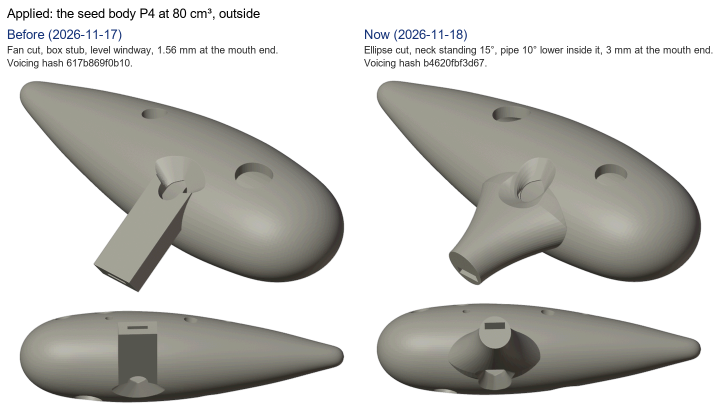
#> input picture Analizes_ocarinas/Decisions_2026-11-18/applied_seed_body_outside.png, 1442 x 840 px, given in place of top.png, which was not available (shown at 1/2 size); the run also reads 1 picture not shown here
$ python sheet_decisions.py applied_seed_body_outside.png
#> lines starting #> are read from the running program, lines starting #| are printed output that depends on the picture
"""One comparison sheet per open decision of 2026-11-18 (notes, "Fingering order switched"; docs/09 section 8).

    python Analizes_ocarinas/Decisions_2026-11-18/sheet_decisions.py            the six option sheets (before the decisions)
    python Analizes_ocarinas/Decisions_2026-11-18/sheet_decisions.py applied    the sheets of what was applied (after them)

The option bodies were built BEFORE the decisions became the rule: their commands in decisions.md name every setting,
and since 2026-11-18 a setting that is not named comes from [voicing_rules], so they no longer rebuild the same body.

All bodies are the seed body P4 at 80 cm3, in the Asian fingering order, labium offset -0.2 mm, built with
tools/geometry_check_variant.py (the commands are in decisions.md). Reads addon_renders/<id>/ (the standard
pictures of a build) and Analizes_ocarinas/Window_cutout/images/outside_<id>_*.png (render_windows.py).
Writes the sheets beside this file. Needs Pillow.
"""
import pathlib

from PIL import Image, ImageDraw, ImageFont

HERE = pathlib.Path(__file__).resolve().parent
ROOT = HERE.parents[1]
REN = ROOT / "addon_renders"
WIN = ROOT / "Analizes_ocarinas" / "Window_cutout" / "images"
INK = (20, 50, 120)
PAD = 14


def font(size):
    try:
        return ImageFont.truetype("arial.ttf", size)
    except OSError:
        return ImageFont.load_default()


F_HEAD, F_CAP = font(26), font(20)


def ren(body, view):
#> called with body = 'P4-80-el-d-p3-m25', view = 'top'
    return Image.open(REN / body / f"{view}.png").convert("RGB")
#> returned value is the input picture: PIL image 1442x840 RGB; mean R, G, B 204, 203.4, 199.9


def fit(im, width):
#> called with width = 760
    return im.resize((width, round(im.height * width / im.width)), Image.LANCZOS)
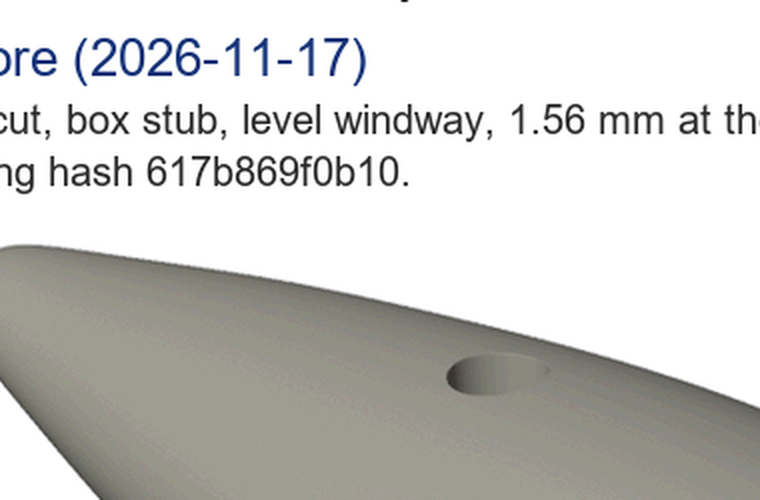
#> returned value: PIL image 760x500 RGB; mean R, G, B 206.5, 206.2, 203.2
#> call 2 of fit, with width = 760
#> in fit (call 2), `return im.resize((width, round(im.height * width / im.width)), Image.L..`:
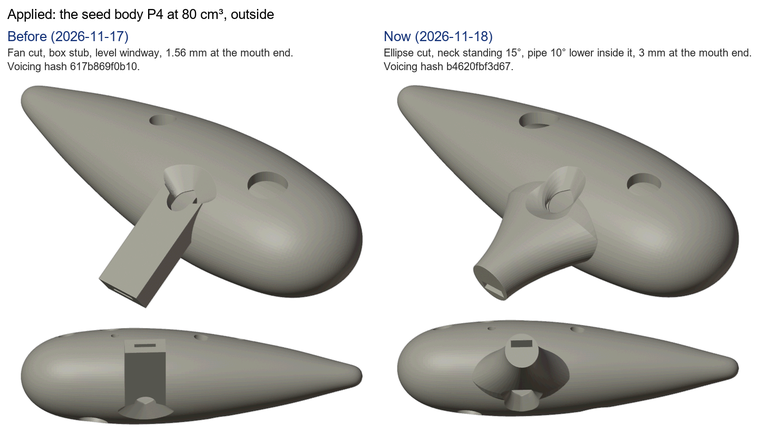
#> returned value: PIL image 760x443 RGB; mean R, G, B 203.8, 203.2, 199.7
#> pass 2 of the loop in main, `for head, body, caps in (`:
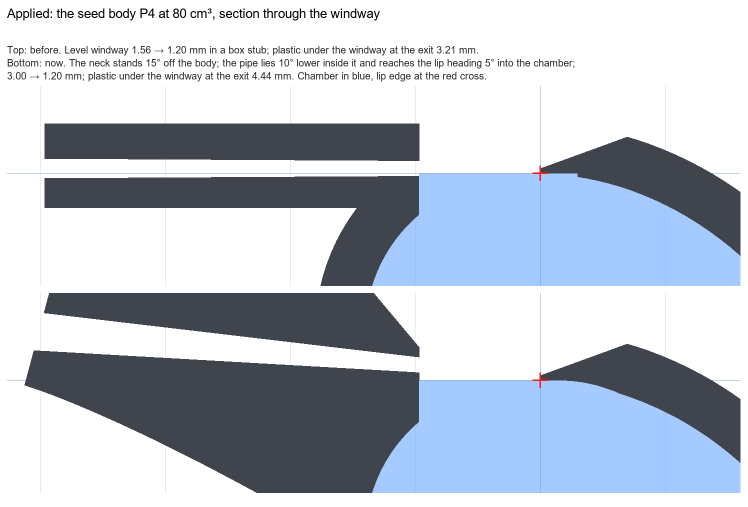
#> input picture Analizes_ocarinas/Decisions_2026-11-18/applied_seed_body_section.png, 1495 x 1014 px, given in place of top.png, which was not available (shown at 1/2 size)
#> in ren, returned value is the input picture: PIL image 1495x1014 RGB; mean R, G, B 187.2, 195.1, 206.4
#> in fit (call 3), `return im.resize((width, round(im.height * width / im.width)), Image.L..`:
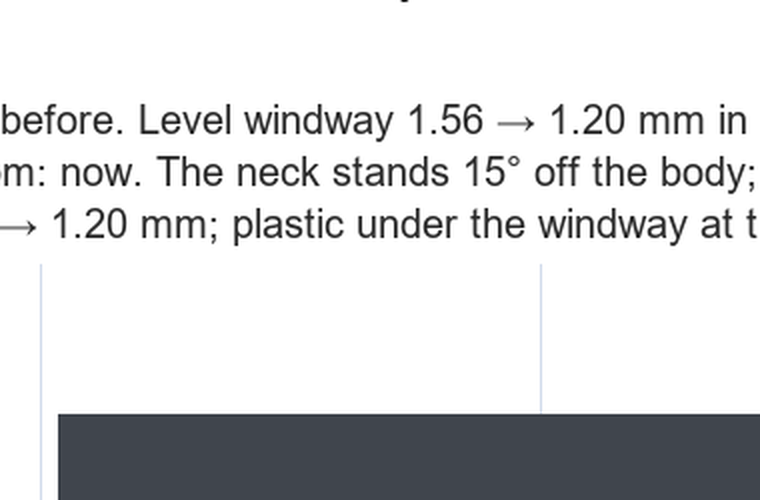
#> returned value: PIL image 760x500 RGB; mean R, G, B 214.4, 215.2, 216.5
#> in fit (call 4), `return im.resize((width, round(im.height * width / im.width)), Image.L..`:
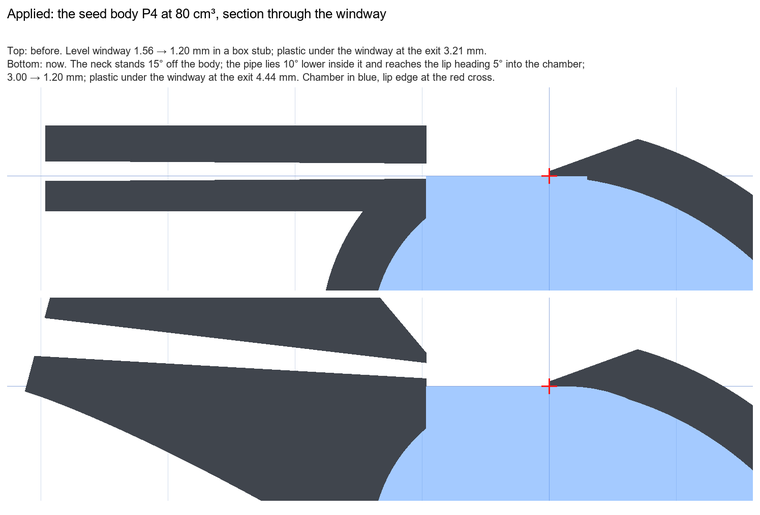
#> returned value: PIL image 760x515 RGB; mean R, G, B 186.9, 194.8, 206.1


def sheet(name, title, columns):
    """columns: list of (heading, [caption lines], [images]); images of a column are stacked."""
#> called with name = 'decision1_subhole_slide.png'
    widths = [max(im.width for im in ims) for _, _, ims in columns]
#> widths = [760, 760]
    heights = [sum(im.height + PAD for im in ims) for _, _, ims in columns]
#> heights = [971, 1043]
    cap_h = max(len(c) for _, c, _ in columns) * 26 + 40
#> cap_h = 144
    W = PAD + sum(w + PAD for w in widths)
#> W = 1562
    H = 54 + cap_h + max(heights) + PAD
#> H = 1255
    out = Image.new("RGB", (W, H), "white")
#> out: PIL image 1562x1255 RGB; every value is 255
    d = ImageDraw.Draw(out)
    d.text((PAD, 12), title, fill=(0, 0, 0), font=F_HEAD)
    x = PAD
    for (head, caps, ims), w in zip(columns, widths):
        d.text((x, 54), head, fill=INK, font=F_HEAD)
        for i, line in enumerate(caps):
            d.text((x, 54 + 34 + i * 26), line, fill=(40, 40, 40), font=F_CAP)
        y = 54 + cap_h
        for im in ims:
            out.paste(im, (x, y))
            y += im.height + PAD
        x += w + PAD
#> this loop made 2 passes
#> (head, w, x) on passes 1 to 2: ('Slide 9.5 mm (now)', 760, 788), ('Slide 10.0 mm', 760, 1562)
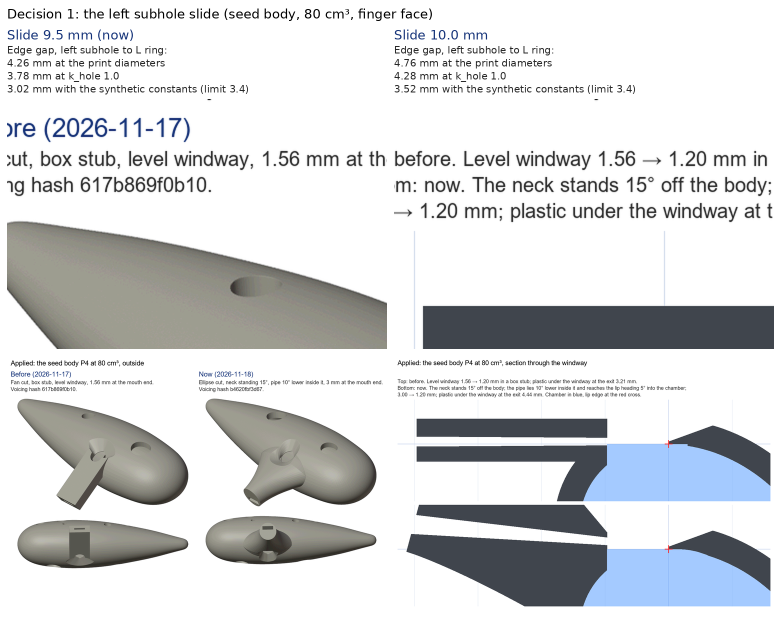
#> out: PIL image 1562x1255 RGB (shown at 1/2 size); mean R, G, B 213.4, 215, 216.4
#> after the loop, x = 1562
    out.save(HERE / name)
    print(name, out.size)
#| decision1_subhole_slide.png (1562, 1255)


def main():
    # 1. the left subhole slide
    box = (60, 40, 440, 290)                       # the left hand on top.png (760 x 397)
    cols = []
    for head, body, caps in (
            ("Slide 9.5 mm (now)", "P4-80-el-d-p3-m25",
             ["Edge gap, left subhole to L ring:", "4.26 mm at the print diameters", "3.78 mm at k_hole 1.0",
              "3.02 mm with the synthetic constants (limit 3.4)"]),
            ("Slide 10.0 mm", "P4-80-el-d-p3-m25-s10",
             ["Edge gap, left subhole to L ring:", "4.76 mm at the print diameters", "4.28 mm at k_hole 1.0",
              "3.52 mm with the synthetic constants (limit 3.4)"])):
        cols.append((head, caps, [fit(ren(body, "top").crop(box), 760), fit(ren(body, "top"), 760)]))
    sheet("decision1_subhole_slide.png", "Decision 1: the left subhole slide (seed body, 80 cm³, finger face)", cols)

    # 2. the cut
    cols = []
    for head, body, caps in (
            ("Fan cut, box stub (today's default)", "P4-80-el-d-fan", ["Opens on the labium side only", "Cut removes 557 mm³ of plastic"]),
            ("Ellipse P3, neck", "P4-80-el-d-p3", ["+3 mm per side, shelf 40°. Dish 14.8 × 21.6 mm", "Cut removes 446 mm³ of plastic"]),
            ("Ellipse P1, neck", "P4-80-el-d-p1", ["+4 mm per side, shelf 50°. Dish 16.8 × 22.4 mm", "Cut removes 478 mm³ of plastic"])):
        ims = [fit(Image.open(WIN / f"outside_{body}_{v}.png").convert("RGB"), 560) for v in ("front", "oblique")]
#> in fit (call 5), `return im.resize((width, round(im.height * width / im.width)), Image.L..`:
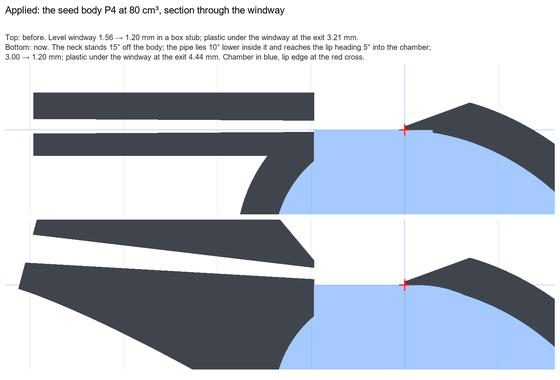
#> returned value: PIL image 560x380 RGB; mean R, G, B 186.9, 194.8, 206.1
        cols.append((head, caps, ims))
    sheet("decision2_window_cut.png", "Decision 2: the window cut (seed body, 80 cm³, seen from outside)", cols)

    # 3. the tilt
    cols = [("", ["Top: windway level. Plastic under the windway at the exit 3.21 mm.",
                  "Bottom: lowered 2.5° about the lip edge, hidden in the neck. Plastic under the windway at the exit 1.48 mm (the same at 65 and 95 cm³).",
                  "Chamber in blue, outside up, mouth end at the left, lip edge at the red cross. The outside of the neck is the same in both."],
             [fit(ren("P4-80-el-d-p3", "section_windway"), 1467), fit(ren("P4-80-el-d-p3-m25", "section_windway"), 1467)])]
    sheet("decision3_tilt.png", "Decision 3: the tilt of the windway (seed body, 80 cm³, section through the windway)", cols)

    # 4. the mouth end of the windway
    cols = [("", ["Top: the kernel's slot today, 1.56 mm high at the mouth end, 1.20 mm at the exit.",
                  "Bottom: 3.0 mm at the mouth end, 1.20 mm at the exit. Both lowered 2.5°. The window, the lip and the exit are the same.",
                  "The neck's mouth end is made deeper to keep 1.2 mm of plastic around the taller slot."],
             [fit(ren("P4-80-el-d-p3-m25", "section_windway"), 1467), fit(ren("P4-80-el-d-p3-m25-h3", "section_windway"), 1467)])]
    sheet("decision4_mouth_end.png", "Decision 4: the height of the windway at the mouth end (section through the windway)", cols)
    cols = [("1.56 mm at the mouth end (today)", [], [fit(ren("P4-80-el-d-p3-m25", "iso_bottom"), 700)]),
            ("3.0 mm at the mouth end", [], [fit(ren("P4-80-el-d-p3-m25-h3", "iso_bottom"), 700)])]
    sheet("decision4_mouth_end_outside.png", "Decision 4, outside: the neck and its mouth slot", cols)

    # 6. the stance of the neck
    cols = [("", ["Top: as built. The neck lies along the windway; the pipe is lowered 2.5° inside it; the jet leaves the labium's inner face by 2.5°.",
                  "Bottom: a neck that stands 15° off the body, the pipe lowered 10° inside it; the jet enters the chamber at 5°.",
                  "The bottom one fails the outside keep-out check (plastic above the 45° flare beside the window). A picture body only."],
             [fit(ren("P4-80-el-d-p3-m25", "section_windway"), 1467), fit(ren("P4-80-el-d-p3-stand", "section_windway"), 1467)])]
    sheet("decision6_neck_stance.png", "Decision 6: the stance of the neck (section through the windway)", cols)
    cols = [("Neck along the windway (as built)", [], [fit(ren("P4-80-el-d-p3-m25", "iso_bottom"), 700), fit(ren("P4-80-el-d-p3-m25", "front"), 700)]),
            ("Neck standing 15° off the body", [], [fit(ren("P4-80-el-d-p3-stand", "iso_bottom"), 700), fit(ren("P4-80-el-d-p3-stand", "front"), 700)])]
    sheet("decision6_neck_stance_outside.png", "Decision 6, outside", cols)


# [39 lines left out: function applied, not called in this run]


if __name__ == "__main__":
    import sys
#> (the run stopped early here; a loop or call above may not have finished)
